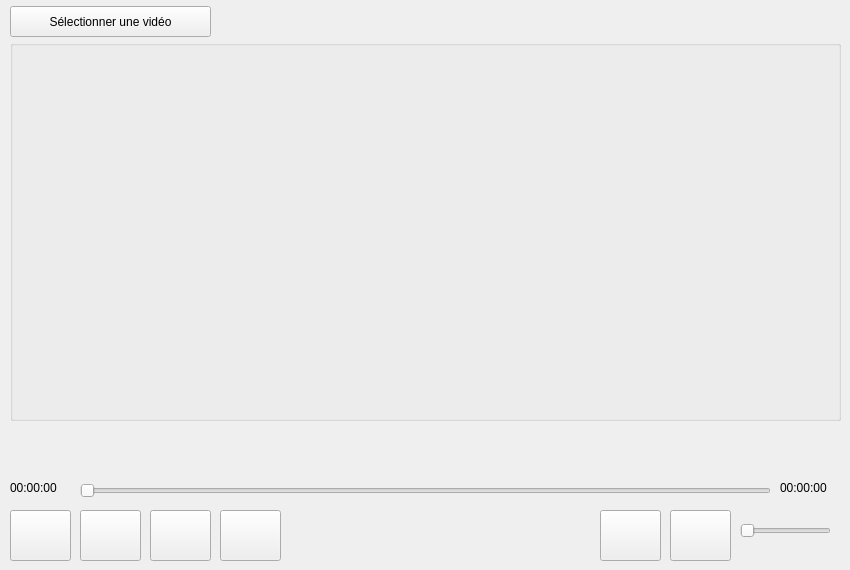
    <widget class="QWidget" name="tab_6">
     <attribute name="title">
      <string>Lecteur Vidéo</string>
     </attribute>
     <widget class="QGroupBox" name="groupBox_video">
      <property name="geometry">
       <rect>
        <x>10</x>
        <y>40</y>
        <width>831</width>
        <height>381</height>
       </rect>
      </property>
      <property name="styleSheet">
       <string notr="true">QGroupBox

{
border:1px solid black;
}
background-color: rgb(255, 255, 255);</string>
      </property>
      <property name="title">
       <string/>
      </property>
     </widget>
     <widget class="QPushButton" name="pushButton_Seek_Backward">
      <property name="geometry">
       <rect>
        <x>10</x>
        <y>510</y>
        <width>61</width>
        <height>51</height>
       </rect>
      </property>
      <property name="styleSheet">
       <string notr="true"/>
      </property>
      <property name="text">
       <string/>
      </property>
     </widget>
     <widget class="QSlider" name="horizontalSlider_Volume">
      <property name="geometry">
       <rect>
        <x>740</x>
        <y>520</y>
        <width>91</width>
        <height>22</height>
       </rect>
      </property>
      <property name="styleSheet">
       <string notr="true"/>
      </property>
      <property name="orientation">
       <enum>Qt::Horizontal</enum>
      </property>
     </widget>
     <widget class="QPushButton" name="pushButton_Stop">
      <property name="geometry">
       <rect>
        <x>150</x>
        <y>510</y>
        <width>61</width>
        <height>51</height>
       </rect>
      </property>
      <property name="styleSheet">
       <string notr="true"/>
      </property>
      <property name="text">
       <string/>
      </property>
     </widget>
     <widget class="QPushButton" name="pushButton_Seek_Forward">
      <property name="geometry">
       <rect>
        <x>220</x>
        <y>510</y>
        <width>61</width>
        <height>51</height>
       </rect>
      </property>
      <property name="styleSheet">
       <string notr="true"/>
      </property>
      <property name="text">
       <string/>
      </property>
     </widget>
     <widget class="QLabel" name="label_current_Time">
      <property name="geometry">
       <rect>
        <x>10</x>
        <y>480</y>
        <width>56</width>
        <height>16</height>
       </rect>
      </property>
      <property name="styleSheet">
       <string notr="true"/>
      </property>
      <property name="text">
       <string>00:00:00</string>
      </property>
     </widget>
     <widget class="QPushButton" name="pushButtonSousTitrage">
      <property name="geometry">
       <rect>
        <x>600</x>
        <y>510</y>
        <width>61</width>
        <height>51</height>
       </rect>
      </property>
      <property name="styleSheet">
       <string notr="true">image: url(:/new/prefix2/sousTitrage.png);</string>
      </property>
      <property name="text">
       <string/>
      </property>
     </widget>
     <widget class="QSlider" name="horizontalSlider_Duration">
      <property name="geometry">
       <rect>
        <x>80</x>
        <y>480</y>
        <width>691</width>
        <height>22</height>
       </rect>
      </property>
      <property name="styleSheet">
       <string notr="true"/>
      </property>
      <property name="orientation">
       <enum>Qt::Horizontal</enum>
      </property>
     </widget>
     <widget class="QLabel" name="labelSousTitre">
      <property name="geometry">
       <rect>
        <x>10</x>
        <y>430</y>
        <width>831</width>
        <height>41</height>
       </rect>
      </property>
      <property name="styleSheet">
       <string notr="true">color: rgb(255, 255, 255);</string>
      </property>
      <property name="text">
       <string/>
      </property>
     </widget>
     <widget class="QPushButton" name="pushButton_Play_Pause">
      <property name="geometry">
       <rect>
        <x>80</x>
        <y>510</y>
        <width>61</width>
        <height>51</height>
       </rect>
      </property>
      <property name="styleSheet">
       <string notr="true"/>
      </property>
      <property name="text">
       <string/>
      </property>
     </widget>
     <widget class="QLabel" name="label_Total_Time">
      <property name="geometry">
       <rect>
        <x>780</x>
        <y>480</y>
        <width>56</width>
        <height>16</height>
       </rect>
      </property>
      <property name="styleSheet">
       <string notr="true"/>
      </property>
      <property name="text">
       <string>00:00:00</string>
      </property>
     </widget>
     <widget class="QPushButton" name="pushButton_Volume">
      <property name="geometry">
       <rect>
        <x>670</x>
        <y>510</y>
        <width>61</width>
        <height>51</height>
       </rect>
      </property>
      <property name="styleSheet">
       <string notr="true"/>
      </property>
      <property name="text">
       <string/>
      </property>
     </widget>
     <widget class="QPushButton" name="pushButton_3">
      <property name="geometry">
       <rect>
        <x>10</x>
        <y>6</y>
        <width>201</width>
        <height>31</height>
       </rect>
      </property>
      <property name="styleSheet">
       <string notr="true"/>
      </property>
      <property name="text">
       <string>Sélectionner une vidéo</string>
      </property>
     </widget>
    </widget>
